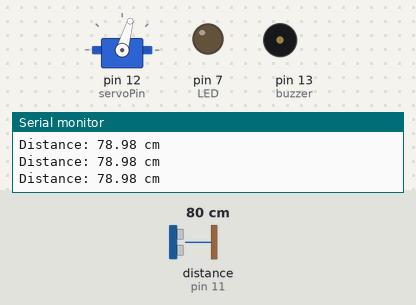
The sketch below on a simulated Arduino Uno, built with avr-gcc and run on an emulated ATmega328P. Shown: servo, output pins drawn as LEDs (lit = HIGH), buzzer (waves = sounding, pin HIGH), the last lines printed to the serial monitor. Wiring (inferred from the names in the program): ultrasonic range finder: trigger pin 10; echo pin 11. The inputs (shaded band) are chosen by the test bench; at power-on: distance to the obstacle (sensor on pin 11) 80 cm. The echo pulse lasts 58.3 µs per cm; pins used as bus, display or sensor lines are not drawn.

Above: at 1.2 s.
1.3 s: distance to the obstacle (sensor on pin 11) set to 23 cm
4.3 s: distance to the obstacle (sensor on pin 11) set to 19 cm
At 5.2 s:
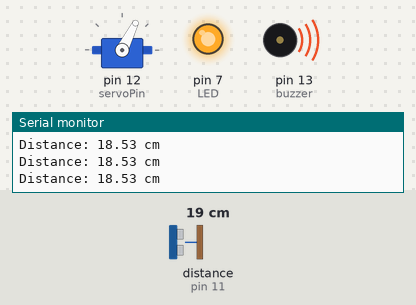
7.3 s: distance to the obstacle (sensor on pin 11) set to 120 cm
At 8.4 s:
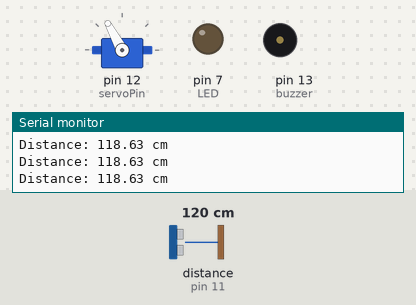
10.3 s: distance to the obstacle (sensor on pin 11) set to 2 cm
At 10.8 s:
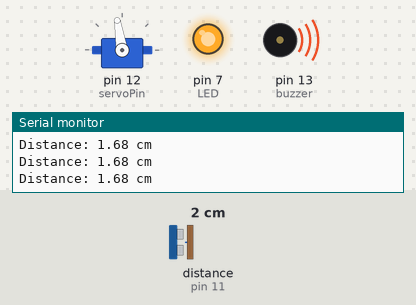
13.3 s: distance to the obstacle (sensor on pin 11) set to 35 cm
At 14.0 s:
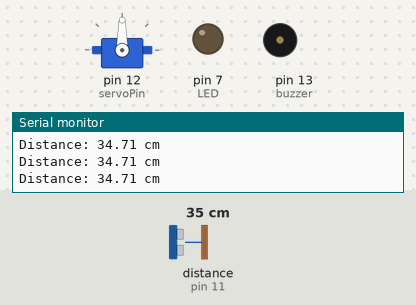
16.3 s: distance to the obstacle (sensor on pin 11) set to 250 cm
Timing chart, 0 to 20.3 s (numbered marks = the images above; inputs shaded):
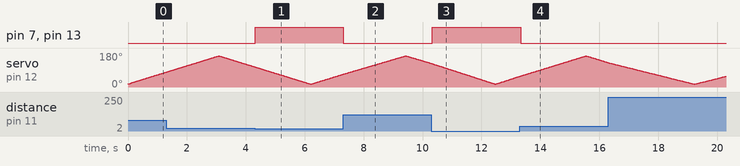

The sketch:

radar.ino
```cpp
#include <Servo.h>
int servoPin = 12;
Servo servo;
int angle = 0;
int trigPin = 10;
int echoPin = 11;
int LED = 7;
int buzzer = 13;
float duration_us, distance_cm;

void setup() {
  servo.attach(servoPin);
  Serial.begin (9600);
  pinMode(trigPin, OUTPUT);
  pinMode(echoPin, INPUT);
  pinMode(LED, OUTPUT);
  pinMode(buzzer, OUTPUT);
}

void loop() {
  for(angle = 15; angle < 165; angle++){
    servo.write(angle);
    delay(10);
    checkDistance();
  }
  for(angle = 165; angle > 15; angle--){
    servo.write(angle);
    delay(10);
    checkDistance();
  }
}

void checkDistance() {
  digitalWrite(trigPin, HIGH);
  delayMicroseconds(10);
  digitalWrite(trigPin, LOW);

  duration_us = pulseIn(echoPin, HIGH);
  distance_cm = duration_us * 0.017;

  Serial.print("Distance: ");
  Serial.print(distance_cm);
  Serial.println(" cm");

  if (distance_cm > 0 && distance_cm <= 20) {
    digitalWrite(LED, HIGH);
    digitalWrite(buzzer, HIGH);
  } else {
    digitalWrite(LED, LOW);
    digitalWrite(buzzer, LOW);
  }
}
```

Measured:
- the behaviour switches between 21 and 20 cm on distance to the obstacle (sensor on pin 11) (found by bisection; images 0 and 1)
- after the input at 4.3 s, pin 7 (LED), pin 13 (buzzer): LOW → HIGH at once
- after the input at 7.3 s, pin 7 (LED), pin 13 (buzzer): HIGH → LOW at once
- after the input at 10.3 s, pin 7 (LED), pin 13 (buzzer): LOW → HIGH at once
- after the input at 13.3 s, pin 7 (LED), pin 13 (buzzer): HIGH → LOW at once
